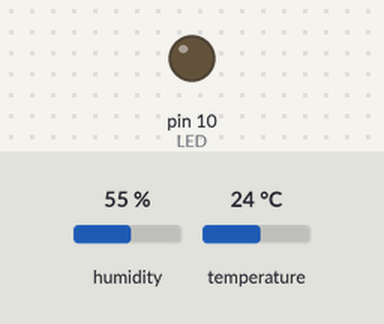
This sketch was run on a simulated Arduino Uno, built with avr-gcc and run on an emulated ATmega328P. Shown: output pins drawn as LEDs (lit = HIGH). The test bench sets the inputs (shaded band); at power-on: temperature 24 °C, humidity 55 %. What the sketch prints to the serial monitor is not drawn.

Above: at 2.51 s.
2.9 s: temperature set to 12 °C
Timing chart, 0 to 12.4 s (numbered marks = the images above; inputs shaded):
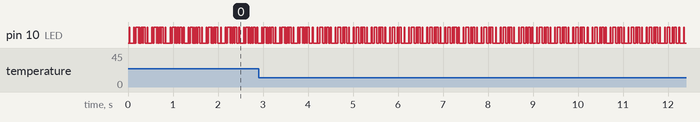

The sketch:

DHT11_VLC_OOKtransmit.ino
```cpp
#include "DHT.h"
#define DHTPIN 2
// Uncomment whatever type you're using!
#define DHTTYPE DHT11   // DHT 11
//#define DHTTYPE DHT22   // DHT 22  (AM2302), AM2321
//#define DHTTYPE DHT21   // DHT 21 (AM2301)
DHT dht(DHTPIN, DHTTYPE);

#define DELAY 15
#define LED 10 //Output pin where LED transmitter is connected
#define ID 129 //ID code of Receiver
#define BITLENGTH 8 //1 Byte
#define FIRSTBIT pow(2,(BITLENGTH-1))//MSB Value
#define TRUE 1
//#define TEMPERATURE A0
float temp_data, humid_data;
int count=0;
long Timer = millis();
//float voltage;
void writeByte(int);
int counter=0;

void setup() {
 //Setting the LED as Output
 pinMode(LED,OUTPUT);
 Serial.begin(115200);
  Serial.println("VLC Environmental sensor transmitter");
dht.begin();
}
void loop()
{
//if ((millis()-Timer)<20000)
//{
//i=analogRead(TEMPERATURE); //Reading the temperature(i.e. the voltage drop on the sensor)
//i = 150;
//j = 250;

 // Reading temperature or humidity takes about 250 milliseconds!
  // Sensor readings may also be up to 2 seconds 'old' (its a very slow sensor)
  float h = dht.readHumidity();
  // Read temperature as Celsius (the default)
  float t = dht.readTemperature();
  temp_data = map(t,0,100,0,255); //(t/500) * 1024;
  humid_data = h;
writeByte(ID); //Sending ID of Receiver
writeByte(temp_data);//sending the temperature to the receiver
writeByte(humid_data);


//float temperature = (float)i*5/1024;
 //temperature=(temperature -0.5)*100;
 Serial.print (" : The tempereature is ");
 Serial.print(t); // Sending the value of temperature
 Serial.println(" 'C");

 Serial.print(++count); // Sending the value of temperature
  Serial.print (" : The temp convert data is ");
 Serial.println(temp_data); // Sending the value of temperature

 Serial.print (" : The redo tempereature is ");
 float redo_t = temp_data * 100/255;//map(i,0,1023,0,100);
 Serial.print(redo_t);//(float)i*500/1024); // Sending the value of temperature
 Serial.println(" 'C");

// print humid
 Serial.print (" : The humid is ");
 Serial.print(h); // Sending the value of temperature
 Serial.println(" %");

  Serial.print (" : The humid convert data is ");
 Serial.println(humid_data); // Sending the value of temperature

 Serial.print (" : The redo humid is ");
 float redo_h = humid_data;//map(i,0,1023,0,100);
 Serial.print(redo_h);//(float)i*500/1024); // Sending the value of temperature
 Serial.println(" %");
 delay(30); // เพิ่มมาเพื่อให้ระยะห่างแต่ละ 8 บิต มากขึ้น
if (count >256)
 {
 count=0;
 }
//}
}
//Sending 1byte number
void writeByte(int decimal)
{
  //converting the decimal value to binary and sending 8 bit information from MSB to LSB
 int i,binary;
 for(i=0;i<BITLENGTH;i++)
 {
 binary = (int)decimal/FIRSTBIT; //Getting the first binary bit value
 decimal= (decimal & ((int)FIRSTBIT -1));//Setting the first bit to zero
 decimal=decimal<<1; //Shift all bits by one to left
 if(binary==TRUE)
 {
 digitalWrite(LED,HIGH);
 Serial.print("1");
 }else
 {
 digitalWrite(LED,LOW);
Serial.print("0");
 }
 delay(DELAY);
 }
Serial.println();
digitalWrite(LED,LOW);
}
```
